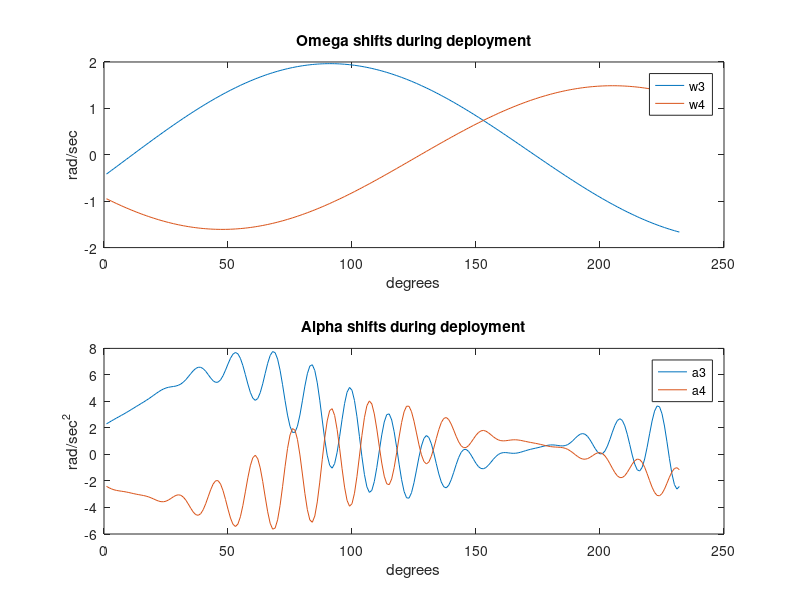
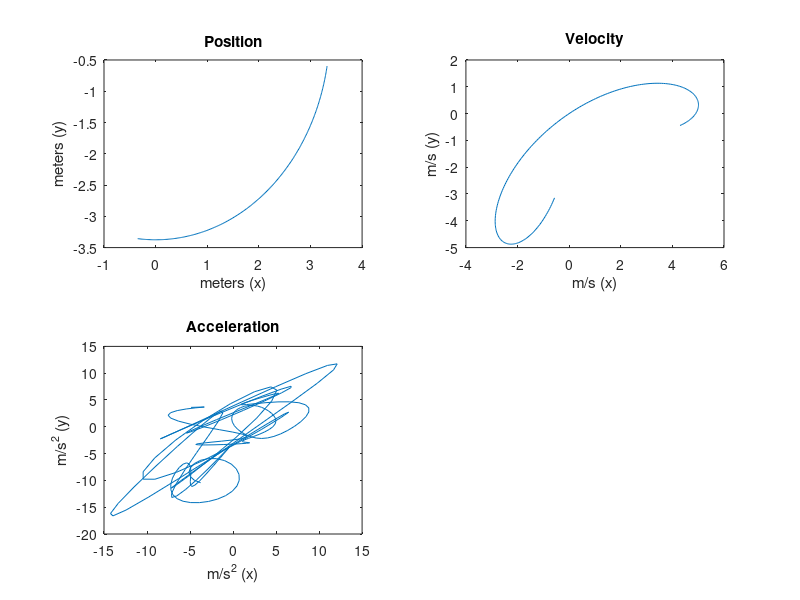

MATLAB code to generate these figures, in order:
% Daniel Andrews & Darrin Neiman
clc, clear
format compact 
r2=2.25;r3=1.5; r4=1.875; r1=3.64; r04b=3.375; 
w2=1; a2=.75;
T2=linspace(158.16,329.0,232);
 T4=linspace(349.79,264.09,232);
 T3=linspace(123.15,29.44,232);

 for p=1:232
     t2=T2(p); t4=T4(p); t3=T3(p); 
    %Velocity
    a=[-r3.*sind(t3), r4.*sind(t4); r3.*cosd(t3), -r4.*cosd(t4)];
    b=[r2.*sind(t2).*w2; -r2*cosd(t2).*w2];
    c=a\b;
    w3=c(1);
    w4=c(2);
    %Acceleration
    d=[-r3.*sind(t3), r4.*sind(t4); r3.*cosd(t3), -r4.*cosd(t4)];
    e=[r2.*sind(t2).*a2+cosd(t2)*w2^2+r3*cosd(t3).*w3.^2-r4.*cosd(t4).*w4.^2 ;
        -r2.*(cosd(t2)*a2-sind(t2).*w2.^2)+r3.*sin(t3).*w3.^2-r4*sind(t4).*w4.^2];
    f=d\e;
    a3=f(1);
    a4=f(2);
        % Coupler Anaylsis
        % Rpo2=RBo2+RPB=RBo2P
        % Position
        Xp(p)=r04b*cosd(t4);
        Yp(p)=r04b*sind(t4);
        %Velocity
        Xpd(p)=-r04b*sind(t4)*w4;
        Ypd(p)=r04b*cosd(t4)*w4;
        %Acceleration
        Xpdd(p)=-r04b*(sind(t4)*a4+cosd(t4*w4^2));
        Ypdd(p)=r04b*(cosd(t4)*a4+sind(t4*w4^2));
         W3(p)=w3; W4(p)=w4; A3(p)=a3; A4(p)=a4;
 end
 W3(1)
 W4(1)
 A3(1)
 A4(1)
fprintf('Omega3 at full deployment is %d rad/s \n',W3(232))
fprintf('Omega4 at full deployment is %d rad/s \n\n',W4(232))
fprintf('Alpha3 at full deployment is %d rad/s^2 \n',A3(232))
fprintf('Alpha4 at full deployment is %d rad/s^2 \n\n',A4(232))
fprintf('Position of wheel in x direction at full deployment is %d feet \n',Xp(232))
fprintf('Position of wheel in y direction at full deployment is %d feet \n\n',Yp(232))
fprintf('Velocity of wheel in x direction at full deployment is %d ft/s \n',Xpd(232))
fprintf('Velocity of wheel in y direction at full deployment is %d ft/s \n\n',Ypd(232))
fprintf('Acceleration of wheel in x direction at full deployment is %d ft/s^2 \n',Xpdd(232))
fprintf('Acceleration of wheel in y direction at full deployment is %d ft/s^2 \n',Ypdd(232))
%Graphs
P=1:232;
X=subplot(2,1,1);plot(P,W3,P,W4); xlabel('degrees');ylabel('rad/sec');
title('Omega shifts during deployment');legend('w3','w4')
Alpha=subplot(2,1,2);plot(P,A3,P,A4);xlabel('degrees');ylabel('rad/sec^2');
title('Alpha shifts during deployment');legend('a3','a4')
figure
position=subplot(2,2,1);plot(Xp,Yp);title('Position');
xlabel('meters (x)'); ylabel('meters (y)');
Velocity=subplot(2,2,2);plot(Xpd,Ypd);title('Velocity');
xlabel('m/s (x)');ylabel('m/s (y)');
Acceleration=subplot(2,2,3);plot(Xpdd,Ypdd);title('Acceleration');
xlabel('m/s^2 (x)');ylabel('m/s^2 (y)');


%  T2=linspace(155.78,329.93,232);
%  T4=linspace(349.79,264.09,232);
%  T3=linspace(303.87,29.44,232);
%T=0; W2=1.5; A2=.75;
% A=zeros(1,232); %t3=t2; t4=t2; % B=t2; w3=t2; w4=t2
%tsq=linspace(124.15,29,232);
% for a=1:5
%     for b=1:a;
%         c=a*b;
%     end
%     c;
% end
% t2=zeros(232);
% for a=1:232
%     t2=linspace(158.16,390,a);
%     for t4=linspace(349.79,264.09,232)
%     D=t2*t4;
%      for t2=linspace(158.16,390,232)
%         D=C*A;
%     end
%     D
%     end
%     D;
% end
%  A=1:length(t2)
%      B=1:length(t4)
%          C=1:length(t3)
%t2=linspace(158.16,390,a);
%  tsq=linspace(124.15,29,232);
%     t2=p; t3=T+p; t4=T+129-p; B=T+10+p; w2=W2; a2=A2; %Made up have to change
%  for p=1:232
%      for q=1:232
%          for r=232
%                 p=t2; q=t3; r=t4;
%                 
%          end
%      end
%  end

%     end
%         end
%     end
% end

%Rpo4=RAo4+RPA
% Postion
% Xp=r4*cosd(t4)+rpa*cosd(t3+B);
% Yp=r2*sind(t2)+rpa*sind(t3+B);
% %Velocity
% Xpd=-r3*sind(t2)*w2-rpa*sind(t3+B)*w3;
% Ypd=r2*cosd(t3)*w2+rpa*cosd(t3+B)*w3;
% %Acceleration
% Xpdd=-r2*(sind(t2)*a2+cosd(t2*w2^2))-rpa*(sind(t3+B)*a3+cosd(t3+B)*w3^2);
% Ypdd=r2*(cosd(t2)*a2+sind(t2*w2^2))-rpa*(cosd(t3+B)*a3+sind(t3+B)*w3^2);
%W3(t2,t4,t3)=w3; W4(t2,t4,t3)=w4; A3(t2,t3,t4)=a3; A4(t2,t3,t4)=a4; 
% %         end
% %     end
% %    
% % end
% % %W3,W4,A3,A4,Xp,Yp,Xpd,Ypd, Xpdd,Ypdd
% % 
% % 
% % %Graphs
% % P=1:45;
% % X=subplot(2,1,1);plot(P,W3,P,W4); xlabel('degrees');ylabel('rad/sec');
% % Alpha=subplot(2,1,2);plot(P,A3,P,A4);xlabel('degrees');ylabel('rad/sec^2');
% % figure
% % position=subplot(2,2,1);plot(Xp,Yp);title('Position'); xlabel('meters'); ylabel('meters');
% % Velocity=subplot(2,2,2);plot(Xpd,Ypd);title('Velocity'); xlabel('m/s');ylabel('m/s');
% % ACC=subplot(2,2,3);plot(Xpdd,Ypdd);title('Acceleration');xlabel('m/s^2');ylabel('m/s^2');



%     t2=t2*(pi/180)
%     % 4 Bar 
% % Loop Closure r2+r3-r4-r1=0
% % Position
% syms r2 t2 r4 r1 r3 t3 t4
% eqn1 = r2*cos(t2)+r3*cos(t3)-r4*cos(t4)-r1 == 0;
% eqn2 = r2*sin(t2)+r3*sin(t3)-r4*sin(t4) == 0;
% sol=solve([eqn1,eqn2],[t3,t4]);
% T3Sol= sol.t3;
% T4Sol= sol.t4;
% t3
% t4

%    for u=1:1:2
%                 if u==1
%              t2=158.16; t3=-56; t4=349.79;
%                 else 
%                    t2=390; t3=29; t4=264.09; 
% 
% 
% %Acceleration
% %d=[-r3*sind(t3), r4*sind(t4); r3*cosd(t3), -r4*cosd(t4)];
% %e=[r2*sind(t2(p))*a2(p)+cosd(t2(p)).*w2(p).^2+r3*cosd(t3(p)).*w3(p).^2-r4*cosd(t4(p)).*w4(p).^2 ; -r2*(cosd(t2(p))*a2(p)-sind(t2(p)).*w2(p).^2)+r3*sin(t3(p)).*w3(p).^2-r4*sind(t4(p)).*w4(p).^2];
% %f=inv(d)*e;
% %a3(p)=f(1);
% %a4(p)=f(2);
% % 6-bar coupler
% % Rpo2=RAo2+RPA
% % Postion
% %Xp=r2*cosd(t2(p))+rpa*cosd(t3(p)+B(p))
% %Yp=r2*sind(t2(p))+rpa*sind(t3(p)+B(p))
% %Velocity
% %Xpd=-r3*sind(t2)*w2-rpa*sind(t3+B)*w3
% %Ypd=r2*cosd(t3)*w2+rpa*cosd(t3+B)*w3
% %Acceleration
% %Xpdd=-r2*(sind(t2)*a2+cosd(t2*w2^2))-rpa*(sind(t3+b)*a3+cosd(t3+b)*w3^2)
% %Ypdd=r2*(cosd(t2).*a2+sind(t2.*w2.^2))-rpa*(cosd(t3+b)*a3+sind(t3+b).*w3.^2)
% 
% %w3
% % Force Anaylsis
% 
% 
% 
% % Daniel Andrews
% % angles=[deployment, retraction, landing]
% %t2=[30,0,30]; t3=[30,0,30]; t4=[110,0,110]; B=[40,0,40]; 
% %t2=30; t3=30; t4=110; B=40; w2=1; a2=1; %t2=theta2 B=beta
% % 4 Bar 
% % Loop Closure r2+r3-r4-r1=0
% % Position
% %syms t3 t4
% %eqn1 = r2*cosd(t2)+r3*cosd(t3)-r4*cosd(t4)-r1 == 0;
% %eqn2 = r2*sind(t2)+r3*sind(t3)-r4*sind(t4) == 0;
% %sol=solve([eqn1,eqn2],[t3,t4]);
% %T3Sol= sol.t3
% %T4Sol= sol.t4
% %Velocity
% %r2*e^(i*t2)
% %-r2*w2*sind(t2)-r3*sind(t3)*w3+r4*w4*sind(t4)=0
% %r2*w2*cosd(t2)+r3*cosd(t3)*w3-r4*cosd(t4)*w4=0
% %Acceleration
% %-r3*sind(t3)*a3-r3*cosd(t3)*w3^2-r4*sind(t4)*a4+r4*cosd(t4)*w4^2=r2*sind(t2)*a2+r2*cosd(t2)*w2^2
% %r3*cos(t3)*a3-r3*sind(t3)*w3^2-r4*cosd(t4)*a4+r4*sind(t4)*w4^2=-r2*cosd(t2)*a2+r2*sind(t2)*w2^2
% Daniel Andrews


